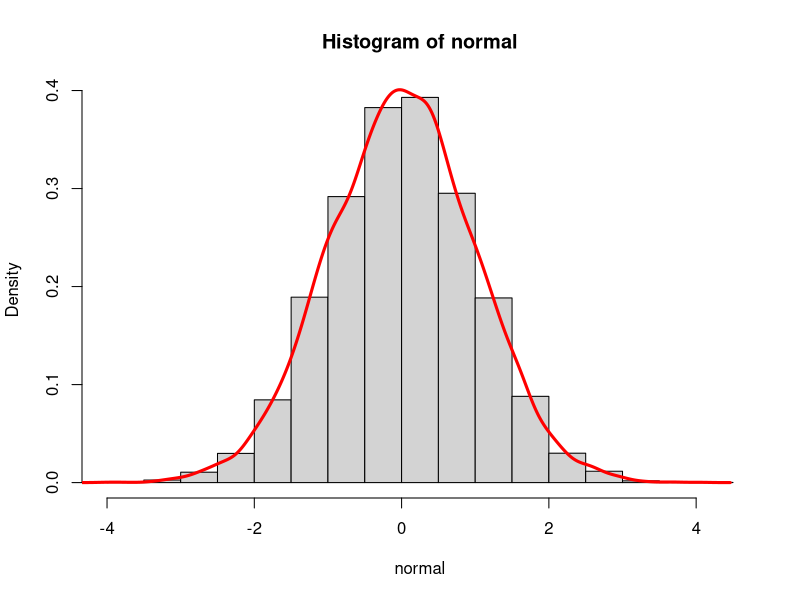
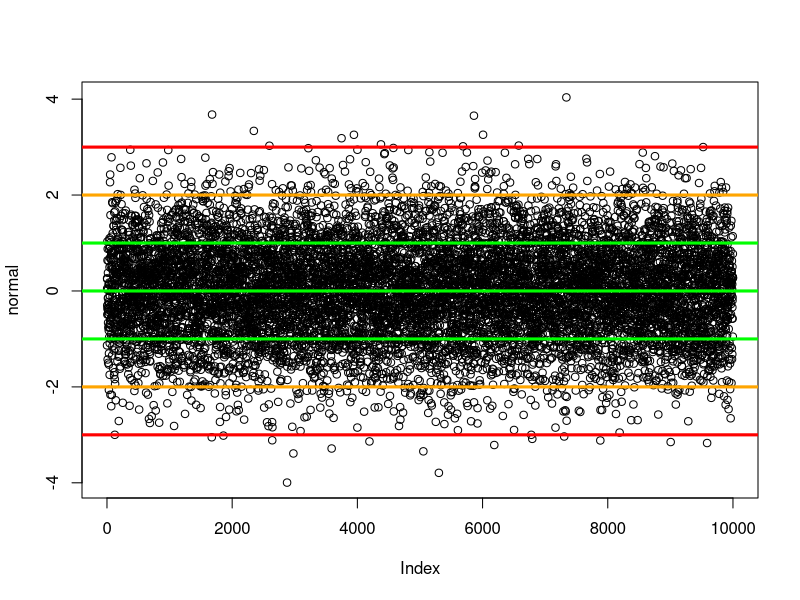

Here is the R script that generated these plots, in order:
# UNIVERSIDAD NACIONAL AUTÓNOMA DE MÉXICO
# Facultad de Economía
# Estadística 2020-2
# Profesor: Cesar Hernández
# Medidas de dispersión
# Distribución normal en R: la regla empírica y la función rnorm()

normal <- rnorm(10000)

mean(normal)
sd(normal)

hist(normal, probability = T)
lines(density(normal), col = "red", lwd = 3)

plot(normal)
abline(h = c(-1,0,1), col = "green", lwd = 3)
abline(h = c(-2,2), col = "orange", lwd = 3)
abline(h = c(-3,3), col = "red", lwd = 3)
